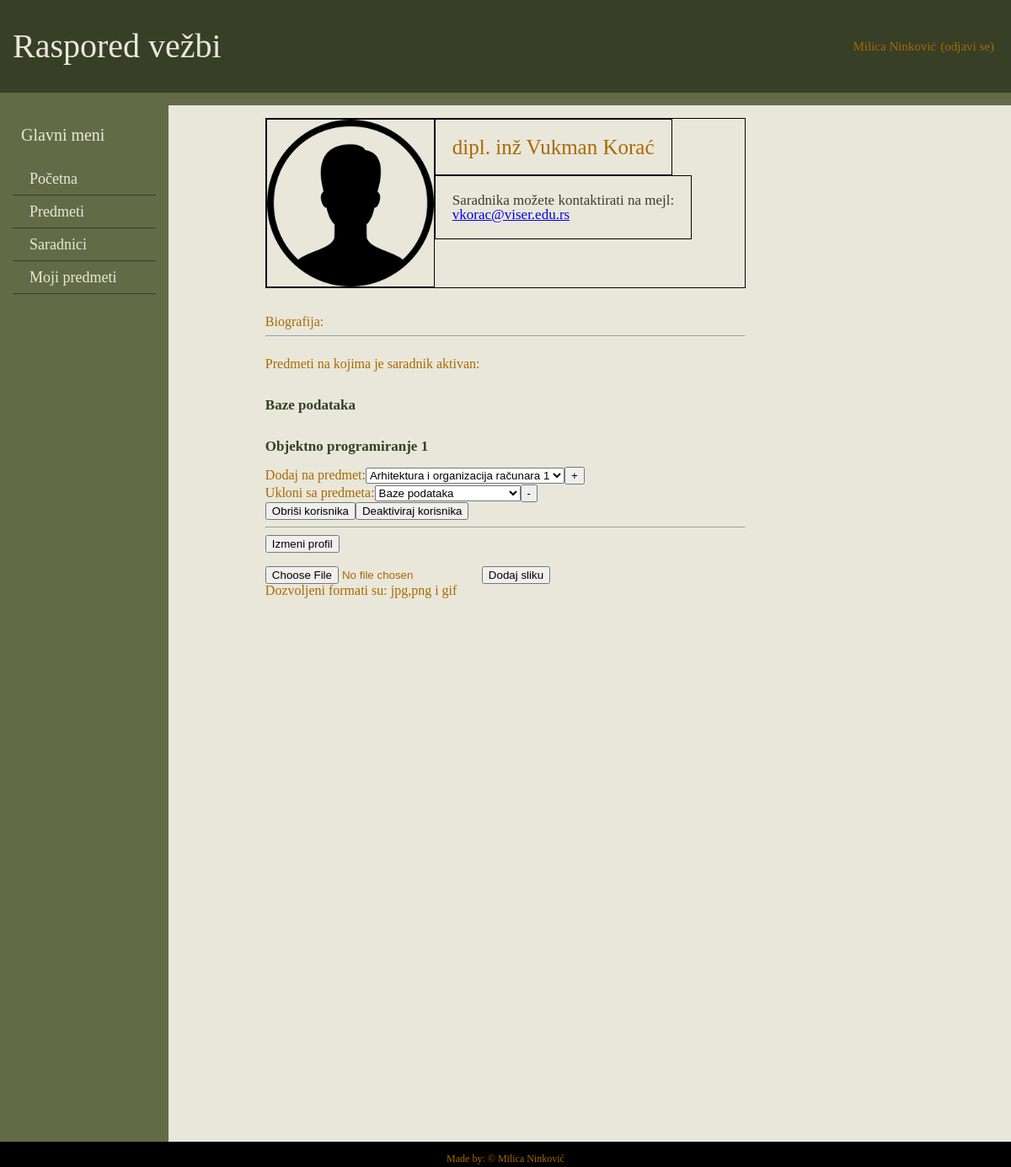
The page /stranasaradnik.php?id=6 (signed in) on the database its author committed.
### tables this page shows
CREATE TABLE `korisnici` (
  `id` int(11) NOT NULL,
  `username` varchar(20) NOT NULL,
  `pass` varchar(20) NOT NULL,
  `tip` int(11) NOT NULL,
  `ime` varchar(15) NOT NULL,
  `prezime` varchar(15) NOT NULL,
  `aktivan` int(11) NOT NULL DEFAULT '1',
  `mail` varchar(45) NOT NULL,
  `bio` text,
  `zvanje` varchar(10) DEFAULT NULL,
  `slika` varchar(255) DEFAULT NULL
);

CREATE TABLE `predmeti` (
  `id` int(11) NOT NULL,
  `naziv` varchar(100) NOT NULL,
  `opis` text,
  `lab` int(11) NOT NULL
);

### Konekcija.php (called while the page is built, shortened)
<?php
class Konekcija
{
    private $con;
    private static $pok;
    private function __construct()
    {
        $host = DB_HOST;
        $user = DB_USER;
        $name = DB_NAME;
        $pass = DB_PASS;
        $this->con = @mysqli_connect($host, $user, $pass, $name)
        OR
        die('Konekcija sa bazom nije uspela' . mysqli_connect_error());
        mysqli_set_charset($this->con, 'utf8');
    }
    public static function pokazivacKon(){
        if( self::$pok ==null )
            self::$pok = new Konekcija();
        return self::$pok;
    }
    public function getKonekcija()
    {
        return $this->con;
    }
    public static function upit($query){
        return   Konekcija::pokazivacKon()->getKonekcija()->query($query);
    }
    public static function prazna($result){
        if($result->num_rows===0)
            return 0;
        else
            return 1;
    }
}

### Predmet.php (the view, shortened to what this page needs)
<?php
include_once 'Konekcija.php';
include_once 'Saradnik.php';
class Predmet
{
    public static function pisiListu($id,$name){
        echo '<br><li class="lista"><a href="stranapredmeta.php?id='.$id.'">'.$name.'</a></li><br>';
    }
    public static function listaDodavanje(){
        $qry="SELECT id,naziv FROM predmeti WHERE 1";
        $result=Konekcija::upit($qry);
        while($row=$result->fetch_assoc()){
            echo'<option>'.$row['naziv'].'</option>';
        }
        return;
    }
    public static function listaUklanjanje($idS){
        $qry="SELECT naziv FROM predmeti WHERE id IN (SELECT idpredmet FROM predaje WHERE idsaradnik=$idS AND aktivan=1)";
        $result=Konekcija::upit($qry);
        while($row=$result->fetch_assoc()){
            echo'<option >'.$row['naziv'].'</option>';
        }
        return;
    }
}

### Saradnik.php (shortened to what this page needs)
<?php
include_once "Konekcija.php";
include_once "Predmet.php";
class Saradnik{
    public static function pisiSaradnika(){
        $id=$_GET['id'];
        $qry="SELECT * FROM korisnici WHERE id=".$id;
        $error="Ovo ne može da se desi, ovo je iluzija,pogledaj bazu!!!";
        $result=Konekcija::upit($qry);
        $valid=Konekcija::prazna($result);
        if($valid==1){
           $row=$result->fetch_assoc();
           echo '<div id="saradnik" class="clearFix">';
                    if($row['slika']==NULL || $row['slika']==""){
            echo '<img src="img/user.png" id="imgsaradnik">';
                    }
            else
            echo'<img src="'.$row['slika'].'"'.'id="imgsaradnik">';
            echo'<h3 id="naslov" class="textsaradnik">'.$row['zvanje'].' '.$row['ime'].' '.$row['prezime'].'</h3>';
            echo '<p id="mail" class="textsaradnik">Saradnika možete kontaktirati na mejl:<br><a href="mailto:" '.$row['mail'].'>'.
            $row['mail'].'</a></p>';
           echo '</div>';
            echo '<div id="biografijaS">';
                    echo '<br><br><p>Biografija:<br>'.$row['bio'].'</p>';
        }
        else
            echo '<h1>'.$error.'</h1>';
    }
        public static function aktivanNa($id){
            $error='Saradnik nije angažovan ni na jednom predmetu';
            $qry="SELECT id, naziv FROM predmeti WHERE id IN (
                            SELECT idpredmet FROM predaje WHERE idsaradnik=".$id." AND aktivan=1)";
            $result=Konekcija::upit($qry);
            $validacija=Konekcija::prazna($result);
            if($validacija==1){
                while($row=$result->fetch_assoc()){
                    $naziv=$row['naziv'];
                    $idp=$row['id'];
                    Predmet::pisiListu($idp,$naziv);
                }
            }
            else echo $error;
        }
}

### css/style.css (style rules this page uses)
html, body, div, span, applet, object, iframe, h1, h2, h3, h4, h5, h6, p, blockquote, pre, a, abbr, acronym, address, big, cite, code, del, dfn, em, img, ins, kbd, q, s, samp, small, strike, strong, sub, sup, tt, var, b, u, i, center, dl, dt, dd, ol, ul, li, fieldset, form, label, legend, table, caption, tbody, tfoot, thead, tr, th, td, article, aside, canvas, details, embed, figure, figcaption, footer, header, menu, nav, output, ruby, section, summary, time, mark, audio, video { margin: 0; padding: 0; border: 0; font-size: 100%; font: inherit; vertical-align: baseline; }
body { line-height: 1; }
body { padding:0; margin:0; background-color:#e9e7da ; color: #AA6900; }
h3 { font-size:30px; }
.lista { list-style-type: none; }
.lista a { text-decoration: none; color:#373f27; font-size:17px; font-weight: bold; }
#saradnik { border:1px solid black; width:100%; height: auto; }
.clearFix { content:' '; clear: both; display:table; }
#imgsaradnik { float:left; border:1px solid black; width:200px; height:200px; }
.textsaradnik { float:left; padding:20px; height:auto; width:auto; border:1px solid black; }
#naslov { font-size:25px; }
#mail { color:#373f27; font-size:17px; }
#biografijaS { width:100%; height:auto; }

### css/grid.css (style rules this page uses)
html { box-sizing: border-box; }
*,*:before,*:after { box-sizing: inherit; }

### rows shown on the page
korisnici: zvanje "dipl. inž", ime "Vukman", prezime "Korać", mail "vkorac@viser.edu.rs"
predmeti: naziv "Baze podataka"
predmeti: naziv "Objektno programiranje 1"

### other values the page prints
$_SESSION['ime'] "Milica"
$_SESSION['prezime'] "Ninković"
form field value "Arhitektura i organizacija računara 1"
form field value "Baze podataka"
